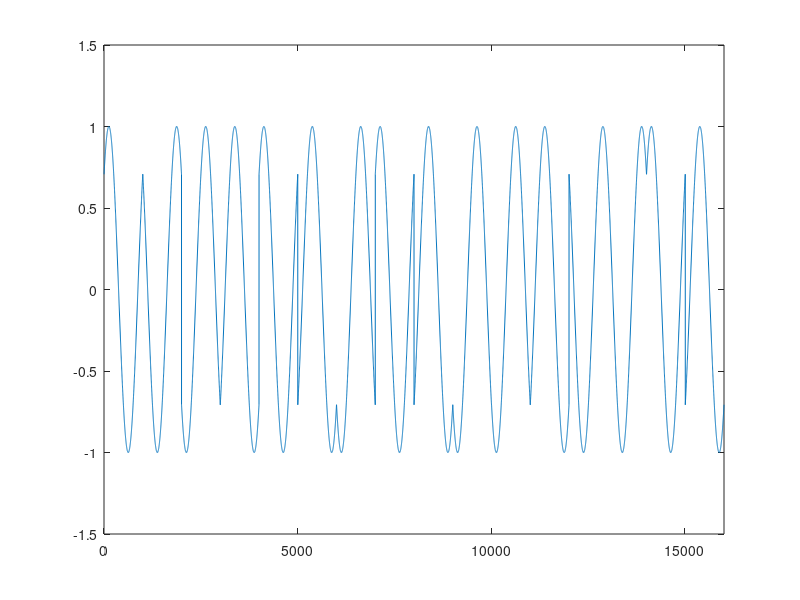
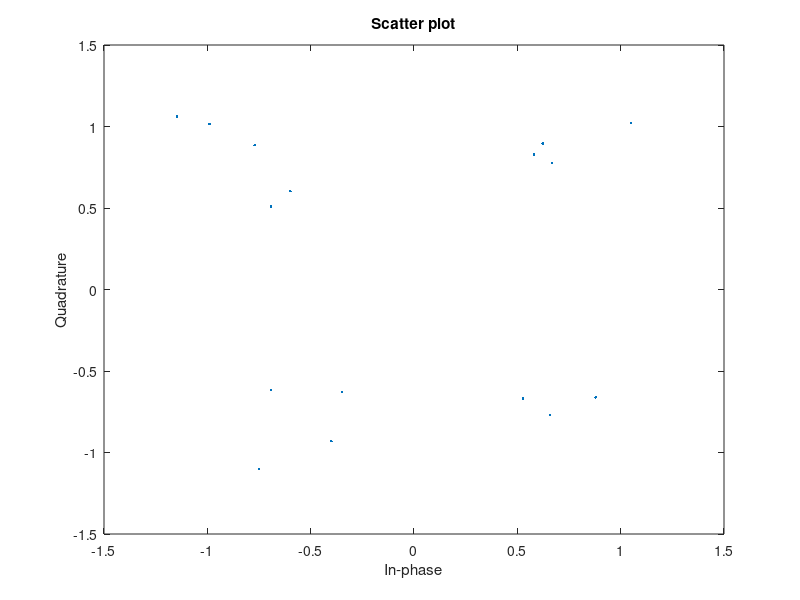
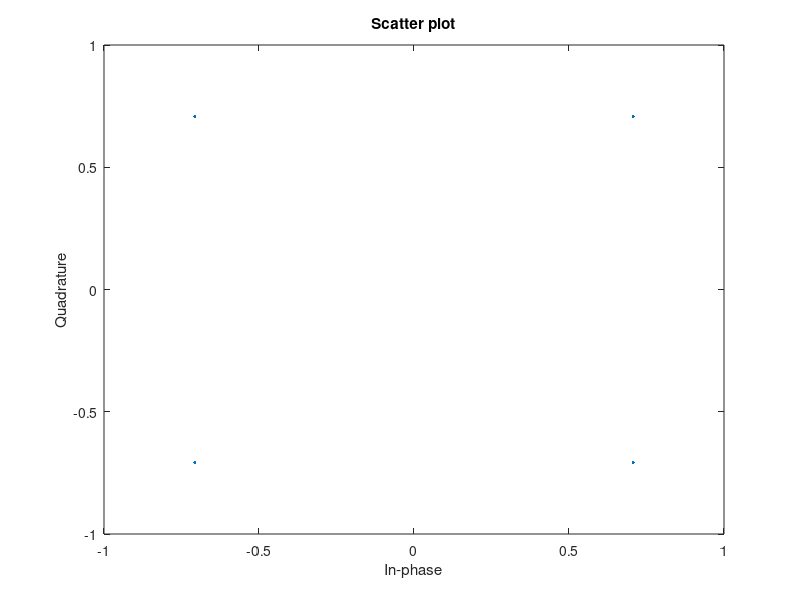
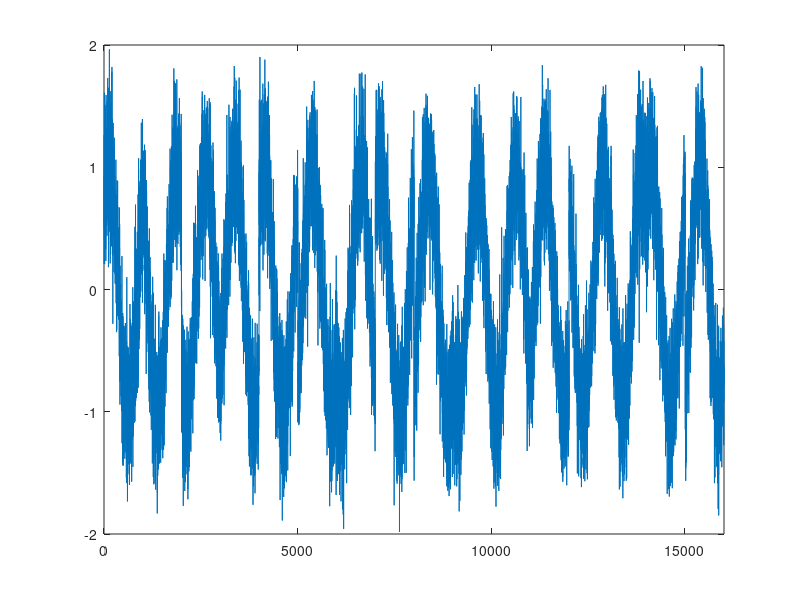

Here is the MATLAB script that generated these plots, in order: (Note: this script raises an error after producing the figures.)
clear; clc;
N = 16;  
input = randi([0 3],1,N);  
S = pskmod(input,4,pi/4);
stairs(input);
ylim([-0.5,4-0.5]); 
xlim([0,N]);
SNR = 10; 



R = awgn(S,SNR);
f=1000;
T=1/f;
t = 0:(T/1000):T ; 
tranS = [];
for l=1:length(input)
    T = real( S(l))*cos(2*pi*f*t) +imag(S(l))*sin(2* pi*f*t); 
    tranS = [tranS T]; 
end
RecSig = awgn(tranS,SNR);
plot(tranS); 
ylim([-1.5,1.5]); 
xlim([0,N*10^3+N]);
figure(4);
plot(RecSig);
xlim([0,N*10^3+N]);
scatterplot(R);
scatterplot(S);
s0=abs(S);
r0=abs(R);
[x,q]=biterr(round(100*s0),round(100*r0)); 
x = x/100;
q = q/100;
%%
M = 16;  
    SNR = 10;
EbV = 5:15;
EbV= EbV'; 
nbit = 100;
berEst = zeros(size(EbV));
for n = 1:length(EbV)
    numErrs = 0;
    numBits = 0;
    
    while numErrs < 200 && numBits < 1e7
        % Generate binary data and convert to symbols
        dataIn = randi([0 1],nbit,6);
        dataSym = bi2de(dataIn);
        
        % QAM modulate using 'Gray' symbol mapping
        txSig = qammod(dataSym,M);
        
        % Pass through AWGN channel
        rxSig = awgn(txSig,SNR);
        
        % Demodulate the noisy signal
        rxSym = qamdemod(rxSig,M);
        % Convert received symbols to bits
        dataOut = de2bi(rxSym,6);
        nErrors = biterr(dataIn,dataOut);
        
        numErrs = numErrs + nErrors;
        numBits = numBits + nbit*6;
    end
    
    % Estimate the BER
    berEst(n) = numErrs/numBits;
end
berTheory = berawgn(EbV,'qam',M);

semilogy(EbV,berEst,'*')
